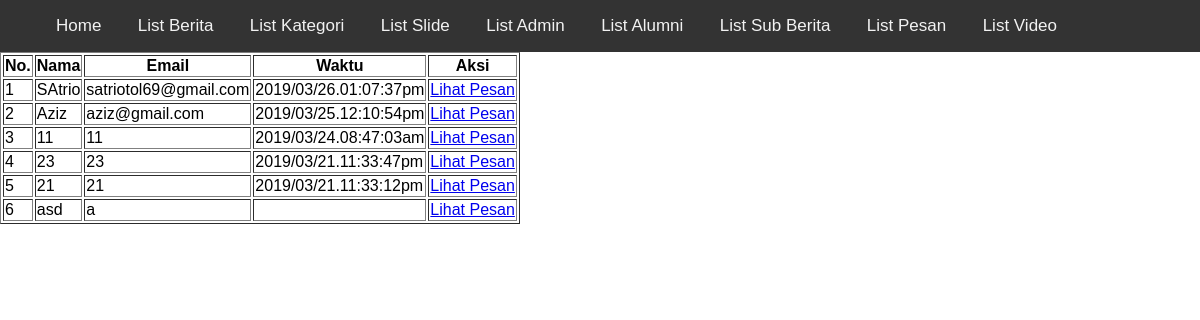
/admin/list_pesan.php, run on the app's committed database.
### tables this page shows
CREATE TABLE `pesan_pengirim` (
  `id_pesan` int(11) NOT NULL,
  `nama_pengirim` varchar(30) NOT NULL,
  `email_pengirim` varchar(50) NOT NULL,
  `isi_pesan` longtext NOT NULL,
  `tanggal_pengirim` varchar(70) NOT NULL
);

### admin/function.php (called while the page is built, shortened)
<?php
$conn = mysqli_connect("localhost","root","","berita_kita");
function query($query){
    global $conn;
    $result= mysqli_query($conn,$query);
    $rows=[];
    while($row=mysqli_fetch_assoc($result)){
        $rows[]=$row;
    }
    return $rows;
}
?>

### admin/list_pesan.php (the view)
<?php
include "layout/header.php";
require 'function.php';
$pesan_pengirim = query("SELECT * FROM pesan_pengirim  ORDER BY `pesan_pengirim`.`tanggal_pengirim` DESC");
?>
<html>
    <head>
    </head>
    <body>
    <table border="1">
        <thead>
            <tr>
                <th>No.</th>
                <th>Nama</th>
                <th>Email</th>
                <th>Waktu</th>
                <th>Aksi</th>
            </tr>
        </thead>
        <tbody>
        <?php $i=1; ?>
        <?php foreach($pesan_pengirim as $row):?>
            <tr>
                <td><?= $i; ?></td>
                <td><?=$row["nama_pengirim"];?></td>
                <td><?=$row["email_pengirim"];?></td>
                <td><?=$row["tanggal_pengirim"];?></td>
                <td>
                    <a href="lihat_pesan.php?id=<?=$row["id_pesan"];?>">Lihat Pesan</a>
                </td>
            </tr>
        <?php $i++ ?>
        <?php endforeach ?>
        </tbody>
    </table>
    </body>
</html>

### admin/layout/header.php (shortened to what this page needs)
<html>
<head>
        </head>
</head>
    <body>
    <div class="topnav">
        <ul>
            <a href="index.php">Home</a>
            <a href="list_berita.php">List Berita</a>
            <a href="list_kategori.php">List Kategori</a>
            <a href="list_slide.php">List Slide</a>
            <a href="list_admin.php">List Admin</a>
            <a href="list_alumni.php">List Alumni</a>
            <a href="list_subberita.php">List Sub Berita</a>
            <a href="list_pesan.php">List Pesan</a>
            <a href="list_video.php">List Video</a>
        </ul>
    </div>
    </body>
</html>

### admin/layout/header.php (style rules this page uses)
body { margin: 0; font-family: Arial, Helvetica, sans-serif; }
.topnav { overflow: hidden; background-color: #333; }
.topnav a { color: #f2f2f2; text-align: center; padding: 16px 16px; text-decoration: none; font-size: 17px; }

### data on the page
pesan_pengirim: nama_pengirim "SAtrio", email_pengirim "satriotol69@gmail.com", tanggal_pengirim "2019/03/26.01:07:37pm"
pesan_pengirim: nama_pengirim "Aziz", email_pengirim "aziz@gmail.com", tanggal_pengirim "2019/03/25.12:10:54pm"
pesan_pengirim: nama_pengirim "11", email_pengirim "11", tanggal_pengirim "2019/03/24.08:47:03am"
pesan_pengirim: nama_pengirim "23", email_pengirim "23", tanggal_pengirim "2019/03/21.11:33:47pm"
pesan_pengirim: nama_pengirim "21", email_pengirim "21", tanggal_pengirim "2019/03/21.11:33:12pm"
pesan_pengirim: nama_pengirim "asd", email_pengirim "a"
